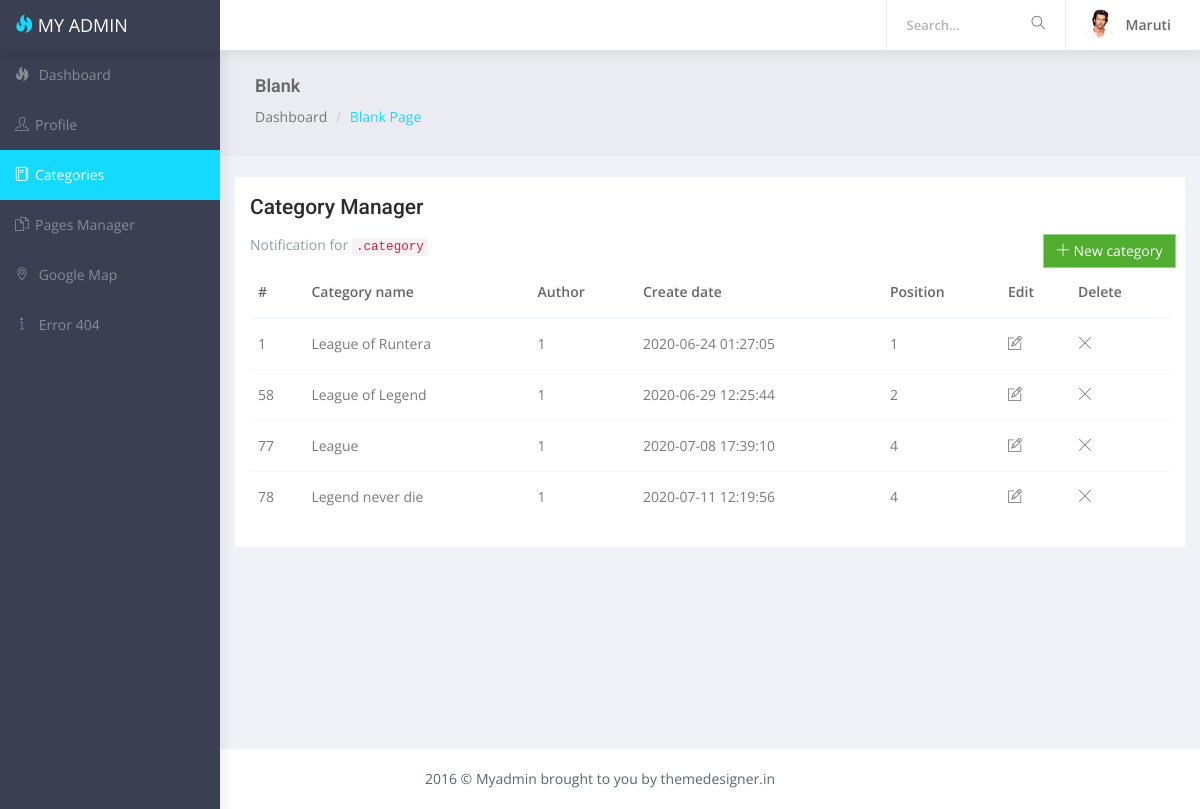
The app's page /admin/categories.php with its own data.
### tables this page shows
CREATE TABLE `categories` (
  `cat_id` int(11) NOT NULL,
  `cat_name` varchar(300) NOT NULL,
  `user_id` int(11) NOT NULL,
  `creat_date` datetime NOT NULL,
  `cat_position` tinyint(4) NOT NULL
);

### admin/categories.php (the view, shortened to what this page needs)
<?php
    include('../includes/admin/header.php');
    include('../includes/admin/sidebar.php');
    require_once('../includes/connection.php');
 ?>
    <div id="page-wrapper">
        <div class="container-fluid">
            <div class="row bg-title">
                <div class="col-lg-12">
                    <h4 class="page-title">Blank</h4>
                    <ol class="breadcrumb">
                        <li><a href="#">Dashboard</a></li>
                        <li class="active">Blank Page</li>
                    </ol>
                </div>
            </div>
            <div class="row">
                    <div class="col-sm-12">
                        <div class="white-box">
                            <h3>Category Manager</h3>
                            <div class="noti">
                                <p class="text-muted">Notification for <code>.category</code></p>
                                <button type="button" class="add-item btn btn-success" data-toggle='modal' data-target='#addCat'>
                                    <i class="ti-plus"></i> New category
                                </button>
                            </div>
                            <div class="table-responsive">
                                <table class="table">
                                    <thead>
                                        <tr>
                                            <th>#</th>
                                            <th>Category name</th>
                                            <th>Author</th>
                                            <th>Create date</th>
                                            <th>Position</th>
                                            <th>Edit</th>
                                            <th>Delete</th>
                                        </tr>
                                    </thead>
                                    <tbody>
                                        <?php
                                            $query = "SELECT * FROM categories";
                                            $result = $conn -> query($query);
                                            while($rows = $result -> fetch_array(MYSQLI_ASSOC)){
                                                echo "<tr id=".$rows['cat_id'].">
                                                        <td>".$rows['cat_id']."</td>
                                                        <td>".$rows['cat_name']."</td>
                                                        <td>".$rows['user_id']."</td>
                                                        <td>".$rows['creat_date']."</td>
                                                        <td>".$rows['cat_position']."</td>
                                                        <td><i class='ti-pencil-alt' data-toggle='modal' data-target='#editCat'></i></td>
                                                        <td><i class='ti-close'></i></td>
                                                    </tr>";
                                                }
                                         ?>
                                    </tbody>
                                </table>
                            </div>
                        </div>
                    </div>
                </div>
        </div>
    </div>
<?php
    include('../includes/admin/footer.php')
 ?>

### includes/admin/header.php (shortened to what this page needs)
<!DOCTYPE html>
<html lang="en">
<head>
    <link href="../resources/admin_template/bower_components/bootstrap/dist/css/bootstrap.min.css" rel="stylesheet">
    <link href="../resources/admin_template/bower_components/metisMenu/dist/metisMenu.min.css" rel="stylesheet">
    <link href="../resources/admin_template/css/style.css" rel="stylesheet">
    <link href="../resources/admin_template/css/custom_css.css" rel="stylesheet">
</head>
<body>
    <div id="wrapper">
        <nav class="navbar navbar-default navbar-static-top" style="margin-bottom: 0">
            <div class="navbar-header"> <a class="navbar-toggle hidden-sm hidden-md hidden-lg " href="javascript:void(0)" data-toggle="collapse" data-target=".navbar-collapse"><i class="ti-menu"></i></a>
                <div class="top-left-part"><a class="logo" href="dashboard.html"><i class="glyphicon glyphicon-fire"></i>&nbsp;<span class="hidden-xs">My Admin</span></a></div>
                <ul class="nav navbar-top-links navbar-right pull-right">
                    <li>
                        <form role="search" class="app-search hidden-xs">
                            <input type="text" placeholder="Search..." class="form-control">
                            <a href=""><i class="ti-search"></i></a>
                        </form>
                    </li>
                    <li>
                        <a class="profile-pic" href="#"> <img src="../resources/admin_template/images/users/hritik.jpg" alt="user-img" width="36" class="img-circle"><b class="hidden-xs">Maruti</b> </a>
                    </li>
                </ul>
            </div>
        </nav>

### includes/admin/sidebar.php (shortened to what this page needs)
<div class="navbar-default sidebar nicescroll" role="navigation">
    <div class="sidebar-nav navbar-collapse ">
        <ul class="nav" id="side-menu">
            <li>
                <a href="index.php" class="waves-effect"><i class="glyphicon glyphicon-fire fa-fw"></i> Dashboard</a>
            </li>
            <li>
                <a href="#" class="waves-effect"><i class="ti-user fa-fw"></i>Profile</a>
            </li>
            <li>
                <a href="categories.php" class="waves-effect"><i class="ti-agenda fa-fw"></i>Categories</a>
            </li>
            <li>
                <a href="pages.php" class="waves-effect"><i class="ti-files fa-fw"></i>Pages Manager</a>
            </li>
            <li>
                <a href="#" class="waves-effect"><i class="ti-location-pin fa-fw"></i> Google Map</a>
            </li>
            <li>
                <a href="#" class="waves-effect"><i class="ti-info fa-fw"></i> Error 404</a>
            </li>
        </ul>
    </div>
</div>

### includes/admin/footer.php (shortened to what this page needs)
        <footer class="footer text-center"> 2016 &copy; Myadmin brought to you by themedesigner.in </footer>
        <footer class="footer text-center"> 2016 &copy; Myadmin brought to you by themedesigner.in </footer>
    </div>
</body>
</html>

### resources/admin_template/css/style.css (style rules this page uses)
* { outline:0!important }
body { background:#3a3f51;font-family:'Open Sans',sans-serif;margin:0;overflow-x:hidden;color:#686868 }
html { position:relative;min-height:100%;background:#f1f2f7 }
h1,h2,h3,h4,h5,h6 { color:#2b2b2b;font-family:Roboto,sans-serif;margin:10px 0;font-weight:300 }
h3 { line-height:30px;font-size:21px }
h4 { line-height:22px;font-size:18px }
p { line-height:1.6 }
b { font-weight:600 }
.text-muted { color:#8d9ea7 }
.btn { border-radius:0 }
.form-control { background-color:#fff;border:1px solid;border-radius:0;box-shadow:none;color:#565656;height:38px;max-width:100%;padding:7px 12px;transition:all 300ms linear 0s }
#wrapper { width:100% }
#page-wrapper { padding:0 0 60px;min-height:568px;background:#f1f2f7 }
.footer { background:#fff;color:#58666e;left:0;padding:20px 30px;position:absolute;right:0 }
.bg-title { background:#eaecf2;overflow:hidden;padding:15px 20px 10px;margin-bottom:20px }
.bg-title h4 { color:#686868;font-weight:600 }
.bg-title .breadcrumb { background:0 0;padding:0 }
.bg-title .breadcrumb a { color:rgba(0,0,0,.5) }
.bg-title .breadcrumb .active,.logo i { color:#13dafe }
.top-left-part { width:220px;float:left;background:#3a3f51 }
.top-left-part a { color:#fff;font-size:18px;line-height:50px;padding-left:15px;text-transform:uppercase }
.navbar-header { width:100%;background:#fff;border:0 }
.navbar-default { border:0;box-shadow:1px 1px 15px rgba(0,0,0,.1) }
.navbar-top-links { margin-right:0 }
.navbar-top-links>li { float:left }
.navbar-top-links li:last-child { margin-right:15px }
.navbar-top-links>li>a { color:#686868;padding:0 14px;line-height:50px;min-height:50px }
.app-search { position:relative;margin:0;color:#686868 }
.app-search a { position:absolute;top:14px;right:20px;color:#686868 }
.app-search .form-control,.app-search .form-control:focus { border:none;border-left:1px solid rgba(120,130,140,.13);border-right:1px solid rgba(120,130,140,.13);background:#fff;font-size:13px;color:#686868;padding-left:20px;padding-right:40px;box-shadow:none;height:50px;font-weight:600;width:180px;display:inline-block;line-height:50px;transition:.5s ease-out }
.profile-pic { padding:0 20px;line-height:50px }
.profile-pic img { margin-right:10px }
.btn-success { background:#99d683;border:1px solid #99d683 }
.white-box { background:#fff;padding:15px;margin-bottom:20px }
.white-box h3 { margin:0 0 12px;font-weight:500 }
.fa-fw { width:20px!important;display:inline-block!important;text-align:left!important }
.waves-effect { position:relative;cursor:pointer;display:inline-block;overflow:hidden;-webkit-user-select:none;-moz-user-select:none;-ms-user-select:none;user-select:none;-webkit-tap-highlight-color:transparent }
.table { margin-bottom:10px }
.table-bordered,.table>tbody>tr>td,.table>tbody>tr>th,.table>tfoot>tr>td,.table>tfoot>tr>th,.table>thead>tr>td,.table>thead>tr>th { border-top:1px solid #f4f8fb }
.table>tbody>tr>td,.table>tbody>tr>th,.table>tfoot>tr>td,.table>tfoot>tr>th,.table>thead>tr>td,.table>thead>tr>th { padding:15px 8px }
.table>thead>tr>th { vertical-align:bottom;border-bottom:2px solid #f4f8fb }
tbody { color:#797979 }
th { color:#666;font-weight:600 }
.sidebar { background:#3a3f51;overflow-y:auto }
.sidebar .sidebar-nav.navbar-collapse { padding-left:0;padding-right:0 }
.sidebar .fa-fw { width:20px;text-align:left;display:inline-block }
#side-menu li a { color:rgba(255,255,255,.4) }
#side-menu>li>a { padding:15px 30px 15px 15px }
#side-menu>li>a.active { background-color:#13dafe;color:#fff }
[class*=" ti-"],[class^=ti-] { font-family:themify;speak:none;font-style:normal;font-weight:400;font-variant:normal;text-transform:none;line-height:1;-webkit-font-smoothing:antialiased;-moz-osx-font-smoothing:grayscale }
.ti-user:before { content:"\e602" }
.ti-search:before { content:"\e610" }
.ti-plus:before { content:"\e61a" }
.ti-pencil-alt:before { content:"\e61d" }
.ti-close:before { content:"\e646" }
.ti-location-pin:before { content:"\e693" }
.ti-info:before { content:"\e697" }
.ti-files:before { content:"\e6a3" }
.ti-agenda:before { content:"\e6c7" }
@media (min-width:768px) { #page-wrapper { position:relative;margin:0 0 0 220px;transition:.5s ease-out;top:50px } }
@media (min-width:768px) { .navbar-default { position:fixed;width:100%;top:0 } }
@media (min-width:768px) { .sidebar { z-index:1;position:fixed;width:220px;top:50px;height:95%;transform:translate3d(0,0,0);transition:all .6s ease-out } }

### records on screen
categories: cat_id "1", cat_name "League of Runtera", user "1", creat_date "2020-06-24 01:27:05", cat_position "1"
categories: cat_id "58", cat_name "League of Legend", user "1", creat_date "2020-06-29 12:25:44", cat_position "2"
categories: cat_id "77", cat_name "League", user "1", creat_date "2020-07-08 17:39:10", cat_position "4"
categories: cat_id "78", cat_name "Legend never die", user "1", creat_date "2020-07-11 12:19:56", cat_position "4"
